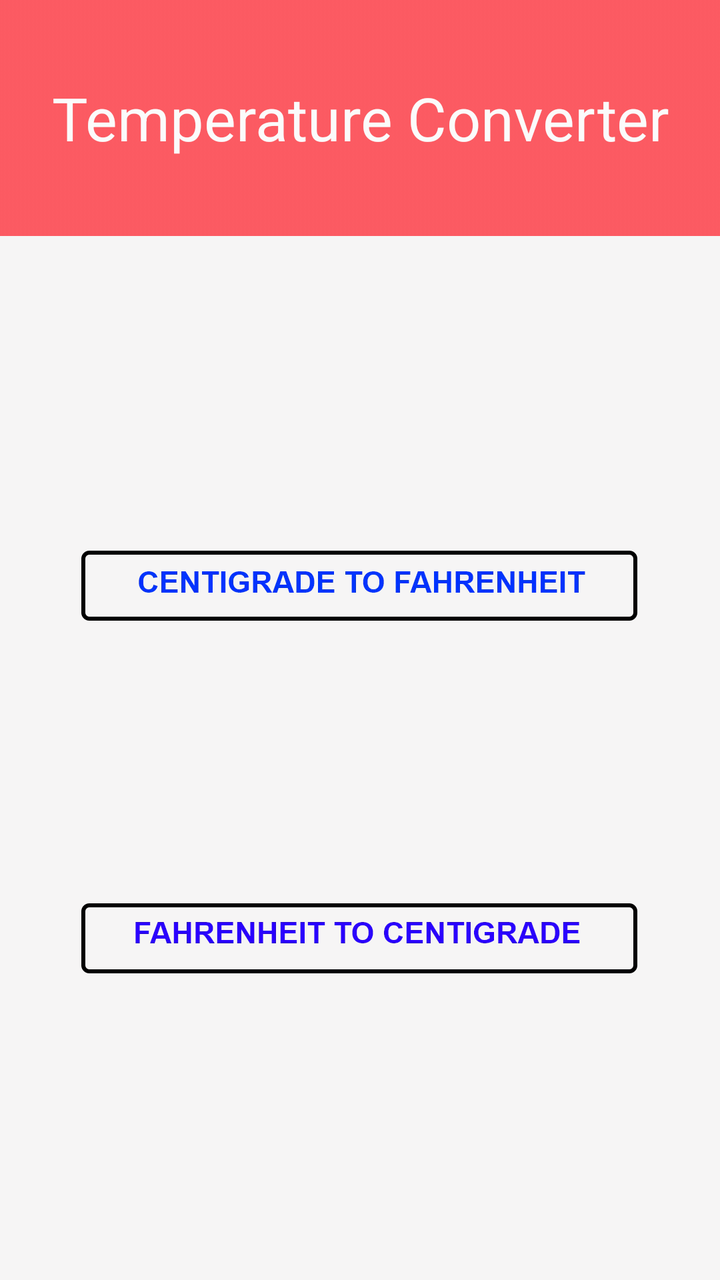
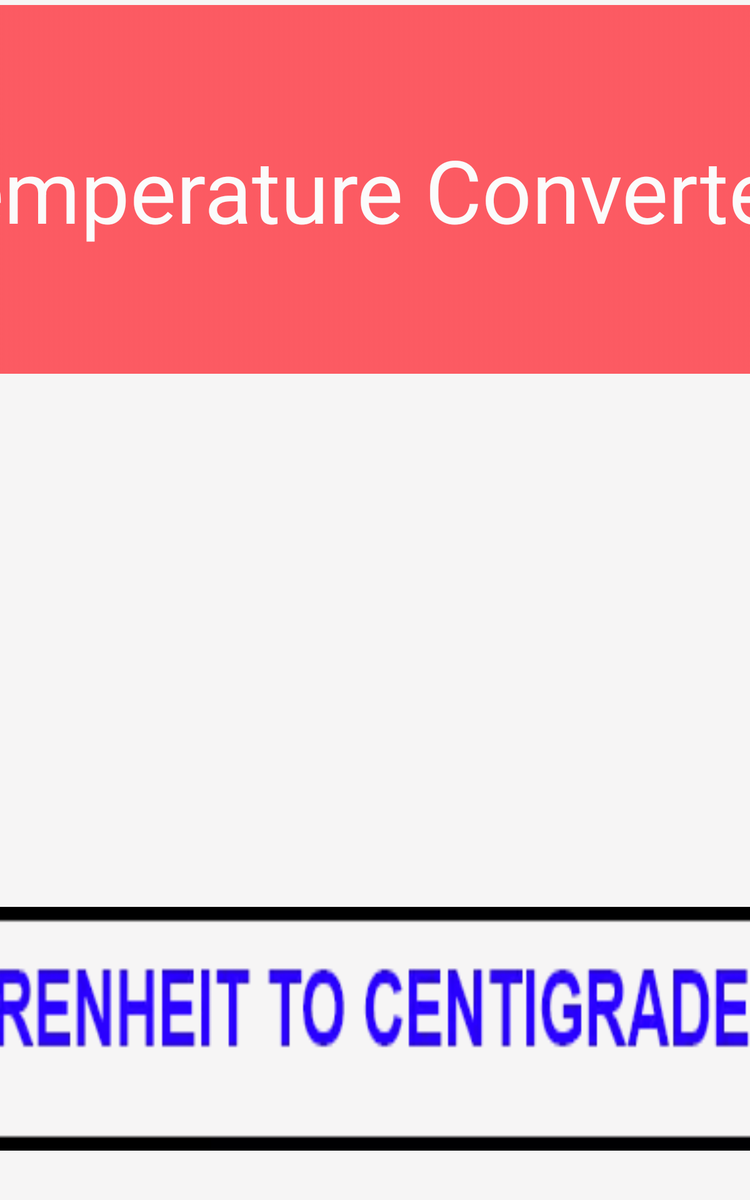

One screen, two layout resources from the same app: the default and the repository's alternative for another configuration. Each is rendered where Android would select it; the XML of both is given below.
<!-- AndroidManifest.xml: application theme Theme.TemperatureConverter -->
<!-- res/layout/activity_main.xml -->
<?xml version="1.0" encoding="utf-8"?>
<androidx.constraintlayout.widget.ConstraintLayout xmlns:android="http://schemas.android.com/apk/res/android"
    xmlns:app="http://schemas.android.com/apk/res-auto"
    xmlns:tools="http://schemas.android.com/tools"
    android:layout_width="match_parent"
    android:layout_height="match_parent"
    android:background="#FFFFFF"
    android:backgroundTint="#F6F5F5"
    tools:context=".MainActivity">

    <ImageView
        android:id="@+id/imageView"
        android:layout_width="0dp"
        android:layout_height="wrap_content"
        android:layout_marginTop="12dp"
        android:contentDescription="@string/todo"
        android:scaleType="fitXY"
        app:layout_constraintEnd_toEndOf="parent"
        app:layout_constraintStart_toStartOf="parent"
        app:layout_constraintTop_toBottomOf="@+id/textView2"
        app:srcCompat="@drawable/matteo_fusco_4zvnt60_pak_unsplash" />

    <Button
        android:id="@+id/c2f"
        android:layout_width="wrap_content"
        android:layout_height="wrap_content"
        android:background="@drawable/button_large_1"
        android:hapticFeedbackEnabled="true"
        android:scaleType="fitXY"
        app:layout_constraintBottom_toTopOf="@+id/f2c"
        app:layout_constraintEnd_toEndOf="parent"
        app:layout_constraintHorizontal_bias="0.496"
        app:layout_constraintStart_toStartOf="parent"
        app:layout_constraintTop_toBottomOf="@+id/imageView"
        app:layout_constraintVertical_bias="0.509" />

    <Button
        android:id="@+id/f2c"
        android:layout_width="wrap_content"
        android:layout_height="wrap_content"
        android:layout_marginBottom="56dp"
        android:background="@drawable/button_large"
        android:hapticFeedbackEnabled="true"
        android:scaleType="fitXY"
        app:layout_constraintBottom_toBottomOf="parent"
        app:layout_constraintEnd_toEndOf="parent"
        app:layout_constraintHorizontal_bias="0.496"
        app:layout_constraintStart_toStartOf="parent"
        app:layout_constraintTop_toBottomOf="@+id/imageView"
        app:layout_constraintVertical_bias="0.768" />

    <TextView
        android:id="@+id/textView2"
        android:layout_width="0dp"
        android:layout_height="118dp"
        android:background="@drawable/component_1__1"
        android:gravity="center"
        android:text="@string/app_name"
        android:textColor="#FBFBFB"
        android:textSize="30sp"
        app:layout_constraintEnd_toEndOf="parent"
        app:layout_constraintStart_toStartOf="parent"
        app:layout_constraintTop_toTopOf="parent" />


</androidx.constraintlayout.widget.ConstraintLayout>
<!-- resources referenced by this layout -->
<resources>
  <!-- drawable button_large: webp bitmap (drawable-hdpi, 2874 bytes) -->
  <!-- drawable button_large_1: png bitmap (drawable-hdpi, 1637 bytes) -->
  <!-- drawable component_1__1: webp bitmap (drawable-hdpi, 382 bytes) -->
  <!-- drawable matteo_fusco_4zvnt60_pak_unsplash: webp bitmap (drawable-hdpi, 4576 bytes) -->
  <string name="app_name">Temperature Converter</string>
  <string name="todo">TODO</string>
  <!-- from res/values-night/ (not used when drawing this layout) -->
  <style name="Theme.TemperatureConverter" parent="Theme.MaterialComponents.DayNight.NoActionBar">
          
          <item name="colorPrimary">@color/purple_200</item>
          <item name="colorPrimaryVariant">@color/purple_700</item>
          <item name="colorOnPrimary">@color/black</item>
          
          <item name="colorSecondary">@color/teal_200</item>
          <item name="colorSecondaryVariant">@color/teal_200</item>
          <item name="colorOnSecondary">@color/black</item>
          
          <item name="android:statusBarColor" tools:targetApi="l">?attr/colorPrimaryVariant</item>
          
      </style>
  <color name="purple_200">#000000</color>
  <color name="purple_700">#000000</color>
  <color name="black">#FF000000</color>
  <color name="teal_200">#000000</color>
</resources>
<!-- res/layout-sw600dp/activity_main.xml (the repository's variant of the layout above) -->
<!-- drawn on a 7-inch tablet held upright -->
<?xml version="1.0" encoding="utf-8"?>
<androidx.constraintlayout.widget.ConstraintLayout xmlns:android="http://schemas.android.com/apk/res/android"
    xmlns:app="http://schemas.android.com/apk/res-auto"
    xmlns:tools="http://schemas.android.com/tools"
    android:layout_width="match_parent"
    android:layout_height="match_parent"
    android:background="#FFFFFF"
    android:backgroundTint="#F6F5F5"
    tools:context=".MainActivity">

    <ImageView
        android:id="@+id/imageView"
        android:layout_width="794dp"
        android:layout_height="379dp"
        android:layout_marginTop="376dp"
        android:contentDescription="@string/todo"
        android:scaleType="fitXY"
        app:layout_constraintEnd_toEndOf="parent"
        app:layout_constraintHorizontal_bias="0.435"
        app:layout_constraintStart_toStartOf="parent"
        app:layout_constraintTop_toTopOf="parent"
        app:srcCompat="@drawable/matteo_fusco_4zvnt60_pak_unsplash" />

    <Button
        android:id="@+id/c2f"
        android:layout_width="861dp"
        android:layout_height="175dp"
        android:background="@drawable/button_large_1"
        android:hapticFeedbackEnabled="true"
        android:scaleType="fitXY"
        app:layout_constraintBottom_toTopOf="@+id/f2c"
        app:layout_constraintEnd_toEndOf="parent"
        app:layout_constraintHorizontal_bias="0.606"
        app:layout_constraintStart_toStartOf="parent"
        app:layout_constraintTop_toBottomOf="@+id/imageView"
        app:layout_constraintVertical_bias="0.544" />

    <Button
        android:id="@+id/f2c"
        android:layout_width="871dp"
        android:layout_height="195dp"
        android:layout_marginBottom="56dp"
        android:background="@drawable/button_large"
        android:hapticFeedbackEnabled="true"
        android:scaleType="fitXY"
        app:layout_constraintBottom_toBottomOf="parent"
        app:layout_constraintEnd_toEndOf="parent"
        app:layout_constraintHorizontal_bias="0.674"
        app:layout_constraintStart_toStartOf="parent"
        app:layout_constraintTop_toBottomOf="@+id/imageView"
        app:layout_constraintVertical_bias="0.65" />

    <TextView
        android:id="@+id/textView2"
        android:layout_width="949dp"
        android:layout_height="295dp"
        android:layout_marginTop="4dp"
        android:background="@drawable/component_1__1"
        android:gravity="center"
        android:scaleType="fitXY"
        android:text="@string/app_name"
        android:textColor="#FBFBFB"
        android:textSize="70sp"
        app:layout_constraintEnd_toEndOf="parent"
        app:layout_constraintHorizontal_bias="0.545"
        app:layout_constraintStart_toStartOf="parent"
        app:layout_constraintTop_toTopOf="parent" />


</androidx.constraintlayout.widget.ConstraintLayout>
